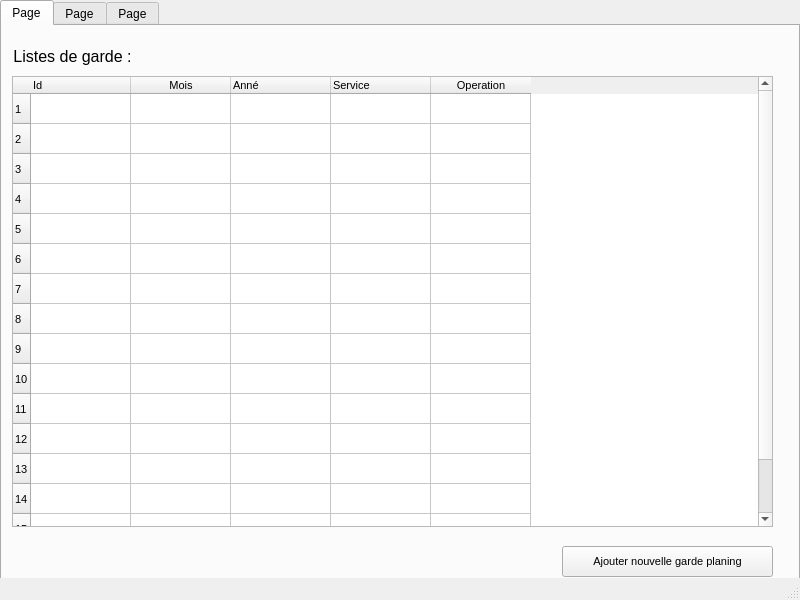
<?xml version="1.0" encoding="UTF-8"?>
<ui version="4.0">
 <class>MainWindow</class>
 <widget class="QMainWindow" name="MainWindow">
  <property name="geometry">
   <rect>
    <x>0</x>
    <y>0</y>
    <width>800</width>
    <height>600</height>
   </rect>
  </property>
  <property name="sizePolicy">
   <sizepolicy hsizetype="Fixed" vsizetype="Fixed">
    <horstretch>0</horstretch>
    <verstretch>0</verstretch>
   </sizepolicy>
  </property>
  <property name="minimumSize">
   <size>
    <width>800</width>
    <height>600</height>
   </size>
  </property>
  <property name="maximumSize">
   <size>
    <width>800</width>
    <height>600</height>
   </size>
  </property>
  <property name="windowTitle">
   <string>Service de dentistes</string>
  </property>
  <widget class="QWidget" name="centralwidget">
   <widget class="QTabWidget" name="tabWidget">
    <property name="geometry">
     <rect>
      <x>0</x>
      <y>0</y>
      <width>800</width>
      <height>600</height>
     </rect>
    </property>
    <property name="sizePolicy">
     <sizepolicy hsizetype="Fixed" vsizetype="Fixed">
      <horstretch>0</horstretch>
      <verstretch>0</verstretch>
     </sizepolicy>
    </property>
    <property name="minimumSize">
     <size>
      <width>800</width>
      <height>600</height>
     </size>
    </property>
    <property name="maximumSize">
     <size>
      <width>800</width>
      <height>600</height>
     </size>
    </property>
    <property name="focusPolicy">
     <enum>Qt::StrongFocus</enum>
    </property>
    <property name="currentIndex">
     <number>0</number>
    </property>
    <widget class="QWidget" name="tab">
     <property name="sizePolicy">
      <sizepolicy hsizetype="Fixed" vsizetype="Fixed">
       <horstretch>0</horstretch>
       <verstretch>0</verstretch>
      </sizepolicy>
     </property>
     <property name="font">
      <font>
       <pointsize>8</pointsize>
      </font>
     </property>
     <attribute name="title">
      <string>Page</string>
     </attribute>
     <widget class="QLabel" name="label_4">
      <property name="geometry">
       <rect>
        <x>-10</x>
        <y>20</y>
        <width>161</width>
        <height>21</height>
       </rect>
      </property>
      <property name="font">
       <font>
        <pointsize>12</pointsize>
       </font>
      </property>
      <property name="text">
       <string>Listes de garde :</string>
      </property>
      <property name="alignment">
       <set>Qt::AlignCenter</set>
      </property>
     </widget>
     <widget class="QTableWidget" name="tableWidget_2">
      <property name="geometry">
       <rect>
        <x>10</x>
        <y>50</y>
        <width>761</width>
        <height>451</height>
       </rect>
      </property>
      <property name="sizePolicy">
       <sizepolicy hsizetype="Fixed" vsizetype="Fixed">
        <horstretch>0</horstretch>
        <verstretch>0</verstretch>
       </sizepolicy>
      </property>
      <property name="editTriggers">
       <set>QAbstractItemView::NoEditTriggers</set>
      </property>
      <property name="selectionMode">
       <enum>QAbstractItemView::NoSelection</enum>
      </property>
      <property name="selectionBehavior">
       <enum>QAbstractItemView::SelectRows</enum>
      </property>
      <row>
       <property name="text">
        <string>1</string>
       </property>
      </row>
      <row>
       <property name="text">
        <string>2</string>
       </property>
      </row>
      <row>
       <property name="text">
        <string>3</string>
       </property>
      </row>
      <row>
       <property name="text">
        <string>4</string>
       </property>
      </row>
      <row>
       <property name="text">
        <string>5</string>
       </property>
      </row>
      <row>
       <property name="text">
        <string>6</string>
       </property>
      </row>
      <row>
       <property name="text">
        <string>7</string>
       </property>
      </row>
      <row>
       <property name="text">
        <string>8</string>
       </property>
      </row>
      <row>
       <property name="text">
        <string>9</string>
       </property>
      </row>
      <row>
       <property name="text">
        <string>10</string>
       </property>
      </row>
      <row>
       <property name="text">
        <string>11</string>
       </property>
      </row>
      <row>
       <property name="text">
        <string>12</string>
       </property>
      </row>
      <row>
       <property name="text">
        <string>13</string>
       </property>
      </row>
      <row>
       <property name="text">
        <string>14</string>
       </property>
      </row>
      <row>
       <property name="text">
        <string>15</string>
       </property>
      </row>
      <row>
       <property name="text">
        <string>16</string>
       </property>
      </row>
      <column>
       <property name="text">
        <string>Id</string>
       </property>
       <property name="textAlignment">
        <set>AlignLeading|AlignVCenter</set>
       </property>
      </column>
      <column>
       <property name="text">
        <string>Mois</string>
       </property>
      </column>
      <column>
       <property name="text">
        <string>Anné</string>
       </property>
       <property name="textAlignment">
        <set>AlignLeading|AlignVCenter</set>
       </property>
      </column>
      <column>
       <property name="text">
        <string>Service</string>
       </property>
       <property name="textAlignment">
        <set>AlignLeading|AlignVCenter</set>
       </property>
      </column>
      <column>
       <property name="text">
        <string>Operation</string>
       </property>
      </column>
      <item row="0" column="0">
       <property name="text">
        <string/>
       </property>
       <property name="textAlignment">
        <set>AlignCenter</set>
       </property>
      </item>
     </widget>
     <widget class="QPushButton" name="pushButton_4">
      <property name="geometry">
       <rect>
        <x>560</x>
        <y>520</y>
        <width>211</width>
        <height>31</height>
       </rect>
      </property>
      <property name="sizePolicy">
       <sizepolicy hsizetype="Preferred" vsizetype="Fixed">
        <horstretch>0</horstretch>
        <verstretch>0</verstretch>
       </sizepolicy>
      </property>
      <property name="text">
       <string>Ajouter nouvelle garde planing</string>
      </property>
     </widget>
    </widget>
    <widget class="QWidget" name="tab_3">
     <attribute name="title">
      <string>Page</string>
     </attribute>
     <widget class="QLabel" name="label_5">
      <property name="geometry">
       <rect>
        <x>10</x>
        <y>20</y>
        <width>161</width>
        <height>21</height>
       </rect>
      </property>
      <property name="font">
       <font>
        <pointsize>12</pointsize>
       </font>
      </property>
      <property name="text">
       <string>Listes de consultation :</string>
      </property>
      <property name="alignment">
       <set>Qt::AlignCenter</set>
      </property>
     </widget>
     <widget class="QTableWidget" name="tableWidget_3">
      <property name="geometry">
       <rect>
        <x>10</x>
        <y>50</y>
        <width>761</width>
        <height>451</height>
       </rect>
      </property>
      <property name="sizePolicy">
       <sizepolicy hsizetype="Fixed" vsizetype="Fixed">
        <horstretch>0</horstretch>
        <verstretch>0</verstretch>
       </sizepolicy>
      </property>
      <property name="editTriggers">
       <set>QAbstractItemView::NoEditTriggers</set>
      </property>
      <property name="selectionMode">
       <enum>QAbstractItemView::NoSelection</enum>
      </property>
      <property name="selectionBehavior">
       <enum>QAbstractItemView::SelectRows</enum>
      </property>
      <row>
       <property name="text">
        <string>1</string>
       </property>
      </row>
      <row>
       <property name="text">
        <string>2</string>
       </property>
      </row>
      <row>
       <property name="text">
        <string>3</string>
       </property>
      </row>
      <row>
       <property name="text">
        <string>4</string>
       </property>
      </row>
      <row>
       <property name="text">
        <string>5</string>
       </property>
      </row>
      <row>
       <property name="text">
        <string>6</string>
       </property>
      </row>
      <row>
       <property name="text">
        <string>7</string>
       </property>
      </row>
      <row>
       <property name="text">
        <string>8</string>
       </property>
      </row>
      <row>
       <property name="text">
        <string>9</string>
       </property>
      </row>
      <row>
       <property name="text">
        <string>10</string>
       </property>
      </row>
      <row>
       <property name="text">
        <string>11</string>
       </property>
      </row>
      <row>
       <property name="text">
        <string>12</string>
       </property>
      </row>
      <row>
       <property name="text">
        <string>13</string>
       </property>
      </row>
      <row>
       <property name="text">
        <string>14</string>
       </property>
      </row>
      <row>
       <property name="text">
        <string>15</string>
       </property>
      </row>
      <row>
       <property name="text">
        <string>16</string>
       </property>
      </row>
      <column>
       <property name="text">
        <string>Id</string>
       </property>
       <property name="textAlignment">
        <set>AlignLeading|AlignVCenter</set>
       </property>
      </column>
      <column>
       <property name="text">
        <string>Mois</string>
       </property>
      </column>
      <column>
       <property name="text">
        <string>Anné</string>
       </property>
       <property name="textAlignment">
        <set>AlignLeading|AlignVCenter</set>
       </property>
      </column>
      <column>
       <property name="text">
        <string>Service</string>
       </property>
       <property name="textAlignment">
        <set>AlignLeading|AlignVCenter</set>
       </property>
      </column>
      <column>
       <property name="text">
        <string>Operation</string>
       </property>
      </column>
      <item row="0" column="0">
       <property name="text">
        <string/>
       </property>
       <property name="textAlignment">
        <set>AlignCenter</set>
       </property>
      </item>
     </widget>
     <widget class="QPushButton" name="pushButton_5">
      <property name="geometry">
       <rect>
        <x>520</x>
        <y>520</y>
        <width>251</width>
        <height>31</height>
       </rect>
      </property>
      <property name="sizePolicy">
       <sizepolicy hsizetype="Preferred" vsizetype="Fixed">
        <horstretch>0</horstretch>
        <verstretch>0</verstretch>
       </sizepolicy>
      </property>
      <property name="text">
       <string>Ajouter nouvelle consultation planing</string>
      </property>
     </widget>
    </widget>
    <widget class="QWidget" name="tab_2">
     <property name="sizePolicy">
      <sizepolicy hsizetype="Fixed" vsizetype="Fixed">
       <horstretch>0</horstretch>
       <verstretch>0</verstretch>
      </sizepolicy>
     </property>
     <property name="font">
      <font>
       <pointsize>8</pointsize>
      </font>
     </property>
     <attribute name="title">
      <string>Page</string>
     </attribute>
     <widget class="QLabel" name="label">
      <property name="geometry">
       <rect>
        <x>440</x>
        <y>20</y>
        <width>191</width>
        <height>21</height>
       </rect>
      </property>
      <property name="font">
       <font>
        <pointsize>12</pointsize>
       </font>
      </property>
      <property name="text">
       <string>Ajouter nouveau dentist :</string>
      </property>
      <property name="alignment">
       <set>Qt::AlignCenter</set>
      </property>
     </widget>
     <widget class="QWidget" name="widget" native="true">
      <property name="geometry">
       <rect>
        <x>430</x>
        <y>10</y>
        <width>6</width>
        <height>551</height>
       </rect>
      </property>
      <property name="focusPolicy">
       <enum>Qt::StrongFocus</enum>
      </property>
     </widget>
     <widget class="QLabel" name="label_2">
      <property name="geometry">
       <rect>
        <x>460</x>
        <y>80</y>
        <width>101</width>
        <height>16</height>
       </rect>
      </property>
      <property name="font">
       <font>
        <pointsize>10</pointsize>
       </font>
      </property>
      <property name="text">
       <string>nom de dentiste :</string>
      </property>
     </widget>
     <widget class="QLineEdit" name="lineEdit">
      <property name="geometry">
       <rect>
        <x>460</x>
        <y>100</y>
        <width>221</width>
        <height>20</height>
       </rect>
      </property>
     </widget>
     <widget class="QLabel" name="label_3">
      <property name="geometry">
       <rect>
        <x>0</x>
        <y>20</y>
        <width>161</width>
        <height>21</height>
       </rect>
      </property>
      <property name="font">
       <font>
        <pointsize>12</pointsize>
       </font>
      </property>
      <property name="text">
       <string>Liste des dentistes :</string>
      </property>
      <property name="alignment">
       <set>Qt::AlignCenter</set>
      </property>
     </widget>
     <widget class="QPushButton" name="pushButton">
      <property name="geometry">
       <rect>
        <x>610</x>
        <y>140</y>
        <width>75</width>
        <height>23</height>
       </rect>
      </property>
      <property name="font">
       <font>
        <pointsize>8</pointsize>
        <weight>50</weight>
        <bold>false</bold>
       </font>
      </property>
      <property name="text">
       <string>Ajouter</string>
      </property>
      <property name="icon">
       <iconset>
        <normaloff>../asstes/images/plus.png</normaloff>../asstes/images/plus.png</iconset>
      </property>
     </widget>
     <widget class="QPushButton" name="pushButton_2">
      <property name="geometry">
       <rect>
        <x>334</x>
        <y>530</y>
        <width>91</width>
        <height>23</height>
       </rect>
      </property>
      <property name="text">
       <string>suprimmer</string>
      </property>
     </widget>
     <widget class="QPushButton" name="pushButton_3">
      <property name="geometry">
       <rect>
        <x>230</x>
        <y>530</y>
        <width>91</width>
        <height>23</height>
       </rect>
      </property>
      <property name="text">
       <string>Metre a jour</string>
      </property>
     </widget>
     <widget class="QTableWidget" name="tableWidget">
      <property name="enabled">
       <bool>true</bool>
      </property>
      <property name="geometry">
       <rect>
        <x>10</x>
        <y>50</y>
        <width>411</width>
        <height>471</height>
       </rect>
      </property>
      <property name="sizePolicy">
       <sizepolicy hsizetype="Fixed" vsizetype="Fixed">
        <horstretch>0</horstretch>
        <verstretch>0</verstretch>
       </sizepolicy>
      </property>
      <property name="cursor" stdset="0">
       <cursorShape>ForbiddenCursor</cursorShape>
      </property>
      <property name="editTriggers">
       <set>QAbstractItemView::NoEditTriggers</set>
      </property>
      <row>
       <property name="text">
        <string>1</string>
       </property>
      </row>
      <row>
       <property name="text">
        <string>2</string>
       </property>
      </row>
      <row>
       <property name="text">
        <string>3</string>
       </property>
      </row>
      <row>
       <property name="text">
        <string>4</string>
       </property>
      </row>
      <row>
       <property name="text">
        <string>5</string>
       </property>
      </row>
      <row>
       <property name="text">
        <string>6</string>
       </property>
      </row>
      <row>
       <property name="text">
        <string>7</string>
       </property>
      </row>
      <row>
       <property name="text">
        <string>8</string>
       </property>
      </row>
      <row>
       <property name="text">
        <string>9</string>
       </property>
      </row>
      <row>
       <property name="text">
        <string>10</string>
       </property>
      </row>
      <row>
       <property name="text">
        <string>11</string>
       </property>
      </row>
      <row>
       <property name="text">
        <string>12</string>
       </property>
      </row>
      <row>
       <property name="text">
        <string>13</string>
       </property>
      </row>
      <row>
       <property name="text">
        <string>14</string>
       </property>
      </row>
      <row>
       <property name="text">
        <string>15</string>
       </property>
      </row>
      <row>
       <property name="text">
        <string>16</string>
       </property>
      </row>
      <row>
       <property name="text">
        <string>17</string>
       </property>
      </row>
      <row>
       <property name="text">
        <string>18</string>
       </property>
      </row>
      <row>
       <property name="text">
        <string>19</string>
       </property>
      </row>
      <row>
       <property name="text">
        <string>20</string>
       </property>
      </row>
      <row>
       <property name="text">
        <string>21</string>
       </property>
      </row>
      <row>
       <property name="text">
        <string>22</string>
       </property>
      </row>
      <row>
       <property name="text">
        <string>23</string>
       </property>
      </row>
      <row>
       <property name="text">
        <string>24</string>
       </property>
      </row>
      <row>
       <property name="text">
        <string>25</string>
       </property>
      </row>
      <row>
       <property name="text">
        <string>26</string>
       </property>
      </row>
      <row>
       <property name="text">
        <string>27</string>
       </property>
      </row>
      <row>
       <property name="text">
        <string>28</string>
       </property>
      </row>
      <row>
       <property name="text">
        <string>29</string>
       </property>
      </row>
      <row>
       <property name="text">
        <string>30</string>
       </property>
      </row>
      <column>
       <property name="text">
        <string>Id</string>
       </property>
      </column>
      <column>
       <property name="text">
        <string>Nom et prenom</string>
       </property>
      </column>
      <column>
       <property name="text">
        <string>Service</string>
       </property>
      </column>
     </widget>
    </widget>
   </widget>
  </widget>
  <widget class="QStatusBar" name="statusbar"/>
 </widget>
 <resources/>
 <connections/>
</ui>
